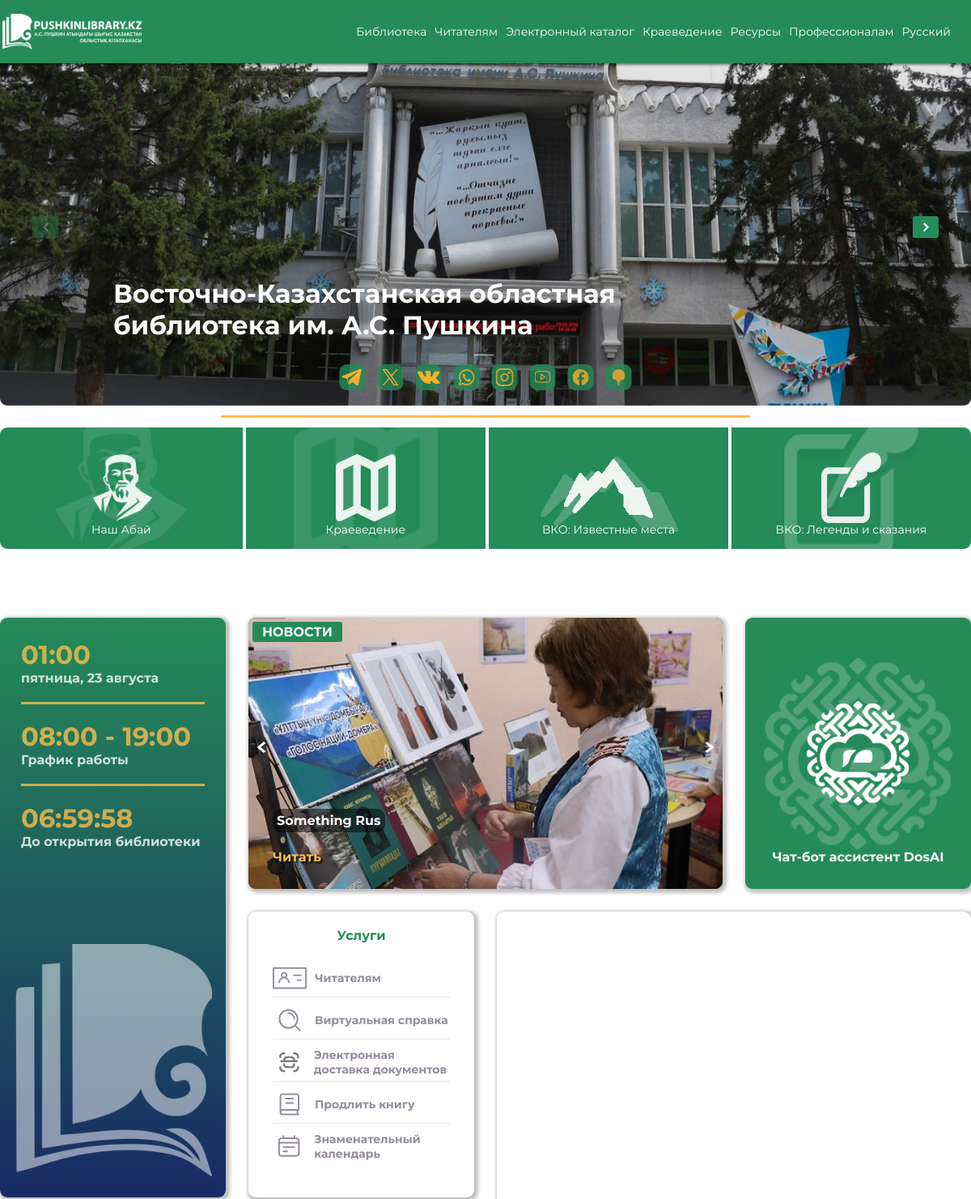
The app's page / (upper part), older data.
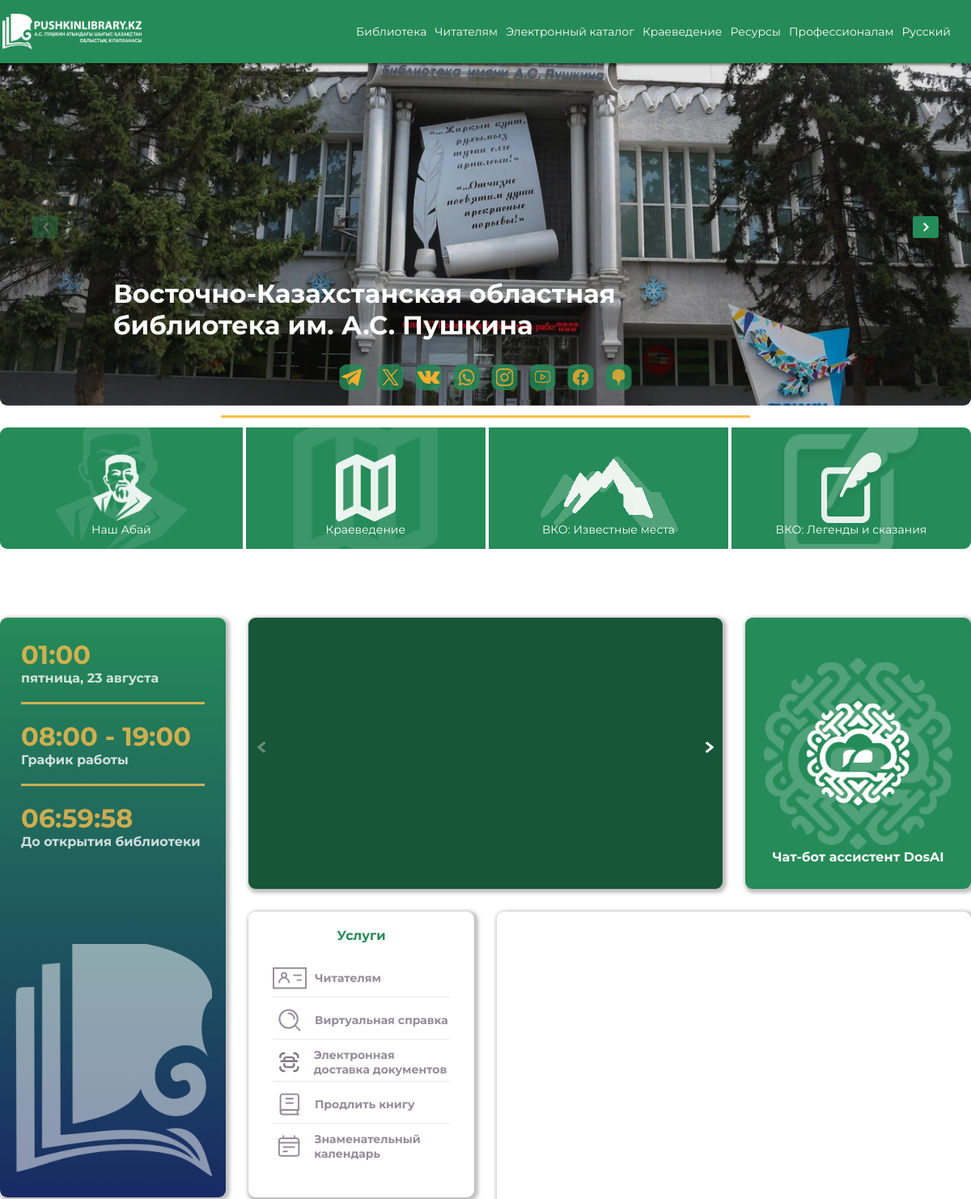
The same page, newer data.
### app/news_app/models.py (models this page shows, shortened)
class News(models.Model):
    title_ru = models.CharField(max_length=255, verbose_name=_('titleRu'), default='')
    title_kz = models.CharField(max_length=255, verbose_name=_('titleKz'), default='')
    title_en = models.CharField(max_length=255, verbose_name=_('titleEn'), default='')
    slug = AutoSlugField(populate_from='title_ru', unique=True)
    content_ru = models.TextField(verbose_name='Содержание (рус)', default='')
    content_kz = models.TextField(verbose_name='Содержание (каз)', default='')
    content_eng = models.TextField(verbose_name='Содержание (анг)', default='')
    pub_date = models.DateTimeField(auto_now_add=True, verbose_name='Дата публикации')
    main_image = models.ImageField(upload_to='news_images/', verbose_name='Основное изображение', default='')
    contact_info = models.CharField(max_length=100, blank=True, null=True, verbose_name='Контактная информация', default='')
    is_archive = models.BooleanField(default=False)
    class Meta:
        verbose_name = 'Новость'
        verbose_name_plural = 'Новости'
        ordering = ['-pub_date']

### core/views.py (the view)
# urls.py: path('', views.index, name='courses_index'),
def index(request):
    news = News.objects.all().order_by('-pub_date')
    courses = Course.objects.all()
    events = Event.objects.all()
    new_books = NewBook.objects.all()
    current_date = now().date()
    weekend_days = [0, 1]  # 0 - воскресенье, 1 - понедельник
    try:
        time_model_today = TimeModel.objects.get(date_change=current_date)
    except TimeModel.DoesNotExist:
        time_model_today = None
    next_working_day = get_next_working_day(current_date, weekend_days)
    try:
        time_model_next = TimeModel.objects.get(date_change=next_working_day)
    except TimeModel.DoesNotExist:
        time_model_next = TimeModel(date_change=next_working_day)
    context = {
        'show_chatbot': True,
        'news': news,
        'server_time': now(),
        'exl': EXTERNAL_LINKS,
        'courses': courses,
        'events': events,
        'time_model_today': time_model_today,
        'time_model_next': time_model_next,
        'new_books': new_books,
        'weekend_days': weekend_days,
    }
    return render(request=request, template_name='core.html', context=context)

### app/time_app/models.py (called while the page is built)
    def __str__(self):
        f = 'HH:MM'
        return f"{self.date_change} {'- Выходной' if self.is_holiday else f'{self.custom_time_start.strftime(f)} - {self.custom_time_end.strftime(f)}'}"

### core/context_processors.py (called while the page is built)
def settings_context(request):
    return {
        'CHATFLOW_ID': settings.FLOWISE_CHATFLOW,
        'API_HOST': settings.FLOWISE_HOST,
    }

### core/views.py (called while the page is built)
def get_next_working_day(date, weekend_days):
    next_day = date + timedelta(days=1)
    while next_day.weekday() in weekend_days or TimeModel.objects.filter(date_change=next_day,
                                                                         is_holiday=True).exists():
        next_day += timedelta(days=1)
    print(next_day)
    return next_day

### core/templates/core.html (shortened to what this page needs)
{% extends 'base.html' %}
{% load i18n %}
{% load static %}
{% block content %}
    <main class='main news-page'>
        {% include 'section/hero-nav.html' %}
        {% include 'section/services.html' %}
    </main>
{% endblock %}

### core/templates/services/service-news.html (shortened to what this page needs)
{% load i18n %}
{% load static %}
<div class="services__action services__news" data-sr-id="11"
     style="visibility: visible; opacity: 1; transform: matrix3d(1, 0, 0, 0, 0, 1, 0, 0, 0, 0, 1, 0, 0, 0, 0, 1); transition: box-shadow 0.2s, opacity 1.1s cubic-bezier(0.5, 0, 0, 1), transform 1.1s cubic-bezier(0.5, 0, 0, 1);">
    <div class="services__news-swiper swiper-initialized swiper-horizontal swiper-backface-hidden">
        <div class="swiper-wrapper" id="swiper-wrapper-c0a702af10f82664" aria-live="off"
             style="transition-duration: 0ms; transform: translate3d(-626px, 0px, 0px); transition-delay: 0ms;">
            {% for item in news %}
                <div class="swiper-slide swiper-slide-next swiper-slide-prev" style="width: 626px;" role="group"
                     aria-label="2 / 2" data-swiper-slide-index="1">
                    <a href="{% url 'news_detail' slug=item.slug %}">
                        <img src="{{ item.main_image.url }}" alt="
                 {% if LANGUAGE_CODE == 'ru' %}
                    {{ item.title_ru }}
                {% elif LANGUAGE_CODE == 'kk' %}
                    {{ item.title_kz }}
                {% else %}
                    {{ item.title_en }}
                {% endif %}">
                        <a href="{% url 'news' %}">
                            <h6 class="services__news-title">{% trans 'news' %}</h6>
                        </a>
                        <p class="services__news-desc">{% if LANGUAGE_CODE == 'ru' %}
                            {{ item.title_ru|truncatechars:50 }}
                        {% elif LANGUAGE_CODE == 'kk' %}
                            {{ item.title_kz|truncatechars:50 }}
                        {% else %}
                            {{ item.title_en|truncatechars:50 }}
                        {% endif %}</p>
                        <a class="services__news-link"
                           href="{% url 'news_detail' slug=item.slug %}">{% trans 'read' %}</a></a>
                </div>
            {% endfor %}
        </div>
        <div class="swiper-button-prev services__arrow" tabindex="0" role="button"
             aria-label="Previous slide" aria-controls="swiper-wrapper-c0a702af10f82664">
            <img src="{% static 'img/services/arrow-left.svg' %}" alt="Arrow Prev">
        </div>
        <div class="swiper-button-next services__arrow" tabindex="0" role="button" aria-label="Next slide"
             aria-controls="swiper-wrapper-c0a702af10f82664">
            <img src="{% static 'img/services/arrow-right.svg' %}" alt="Arrow Next">
        </div>
        </div>
</div>

Row changes from the older to the newer data that the page shows:
removed News: main_image (picture), title_ru "Something Rus"
